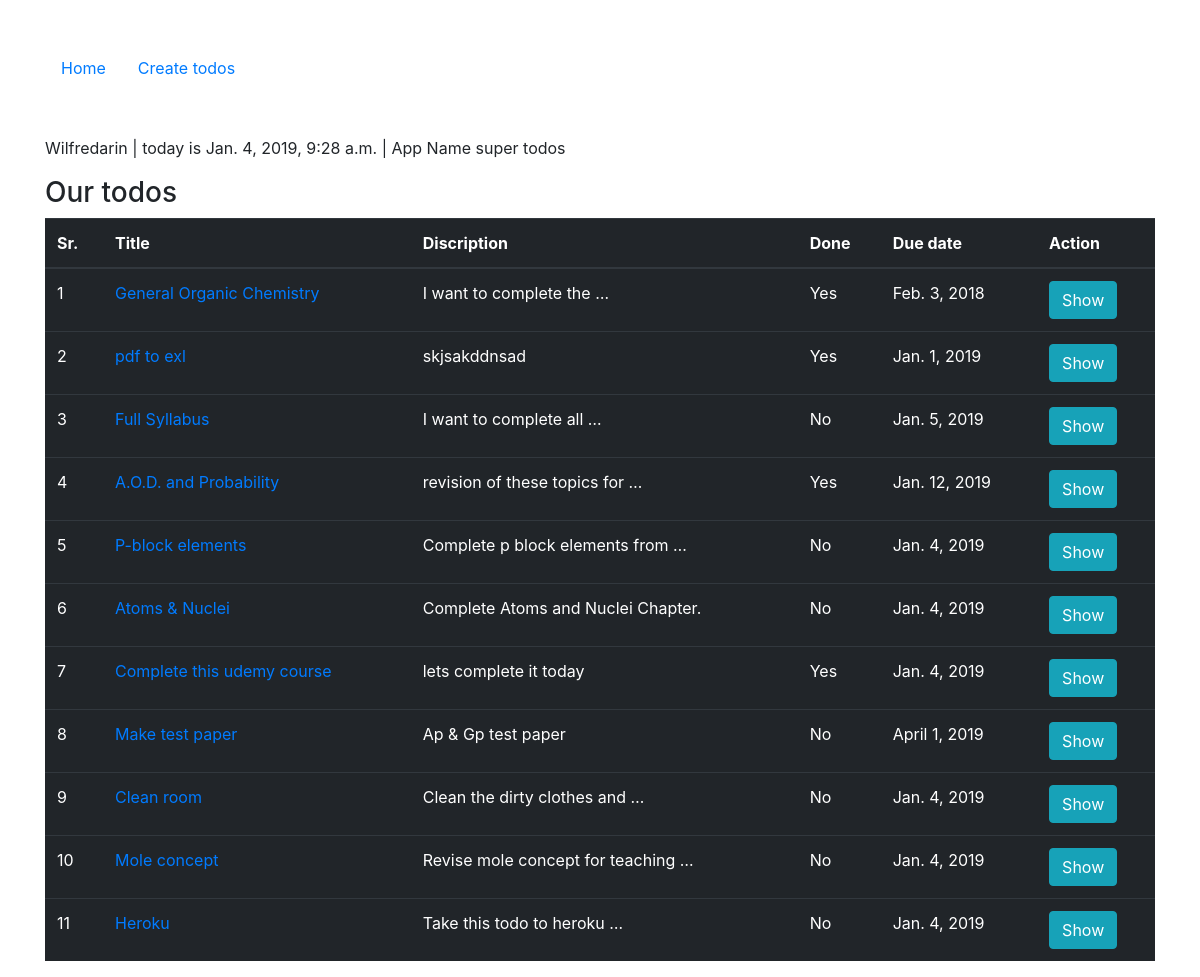
The page / on the database its author committed.
### main/models.py (models this page shows, shortened)
class Todo(models.Model):
	title = models.CharField(max_length=225)
	due_date = models.DateField()
	done = models.BooleanField(default=False)
	description = models.TextField()
	"""to represet todoy """

### main/views.py (the view)
# urls.py: path('',index,name='index'),
def index(request):
	todos = Todo.objects.all()
	context = { 'todos':todos,
	'today':datetime.now() + timedelta(hours=5.5),#fixed gmt bug added timedelta
	'app_name':"super todos"}
	return render(request, 'main/index.html',context=context)

### main/templates/main/index.html (shortened to what this page needs)
{% extends "main/base.html" %}
{% block main_content %}
	<p>Wilfredarin |
	today is {{today}} |
	App Name {{app_name}} </p>
	<h3>Our todos</h3>
	<table class="table table-dark">
	  <thead>
	    <tr>
	      <th scope="col">Sr.</th>
	      <th scope="col">Title</th>
	      <th scope="col">Discription</th>
	      <th scope="col">Done</th>
	      <th scope="col">Due date</th>
	      <th scope="col">Action</th>
	    </tr>
	  </thead>
	  <tbody>
	    {% for todo in todos %}
		<tr>
	      <td>{{forloop.counter }}</td>
	      <td><a href="{% url 'todo_update' todo_id=todo.pk %}"> {{todo.title}}</a></td>
	      <td>{{todo.description|truncatewords:5}}</td>
	      <td>{{todo.done|yesno:"Yes,No"}}</td>
	      <td>{{todo.due_date}}</td>
	      <td><a  class="btn btn-info"href="{% url 'todo_detail' todo_id=todo.pk %}">Show</a></td>
	    </tr>
		{% endfor %}
	  </tbody>
	</table>
{% endblock main_content %}

### main/templates/main/base.html (shortened to what this page needs)
{% load static %}
<!DOCTYPE html>
<head>
	<link rel="stylesheet" href="{% static 'main/bootstrap.min.css' %}">
	<link rel="stylesheet"  href="{% static 'main/gijgo.min.css' %}">
</head>
<body>
<div class="container">
<nav class="nav my-5">
  <a class="nav-link" href="{% url 'index' %}">Home</a>
  <a class="nav-link" href="{% url 'todo_create' %}">Create todos</a>
</nav>
{% block main_content %}
{% endblock main_content %}
</div>
</body>
</html>

### rows shown on the page
Todo: title "General Organic Chemistry", description "I want to complete the …", done "Yes", due_date "Feb. 3, 2018"
Todo: title "pdf to exl", description "skjsakddnsad", done "Yes", due_date "Jan. 1, 2019"
Todo: title "Full Syllabus", description "I want to complete all …", done "No", due_date "Jan. 5, 2019"
Todo: title "A.O.D. and Probability", description "revision of these topics for …", done "Yes", due_date "Jan. 12, 2019"
Todo: title "P-block elements", description "Complete p block elements from …", done "No", due_date "Jan. 4, 2019"
Todo: title "Atoms & Nuclei", description "Complete Atoms and Nuclei Chapter.", done "No", due_date "Jan. 4, 2019"
Todo: title "Complete this udemy course", description "lets complete it today", done "Yes", due_date "Jan. 4, 2019"
Todo: title "Make test paper", description "Ap & Gp test paper", done "No", due_date "April 1, 2019"
Todo: title "Clean room", description "Clean the dirty clothes and …", done "No", due_date "Jan. 4, 2019"
Todo: title "Mole concept", description "Revise mole concept for teaching …", done "No", due_date "Jan. 4, 2019"
Todo: title "Heroku", description "Take this todo to heroku …", done "No", due_date "Jan. 4, 2019"

### other values the page prints
{{ app_name }} "super todos"
